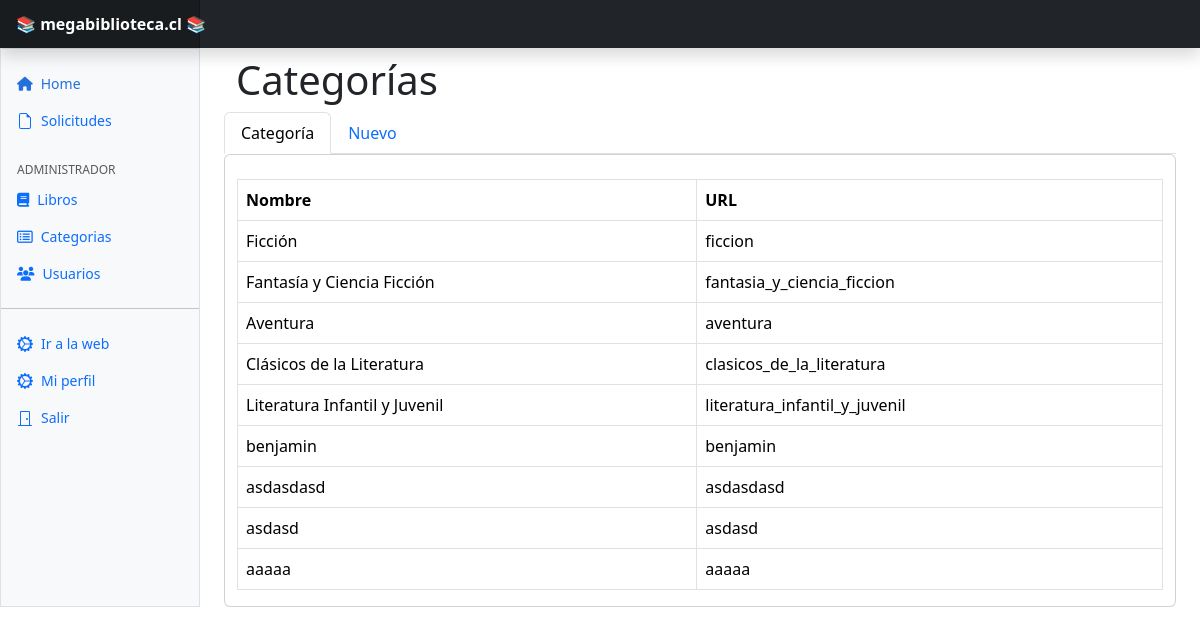
Page /administrador/categoria on the earlier database version.
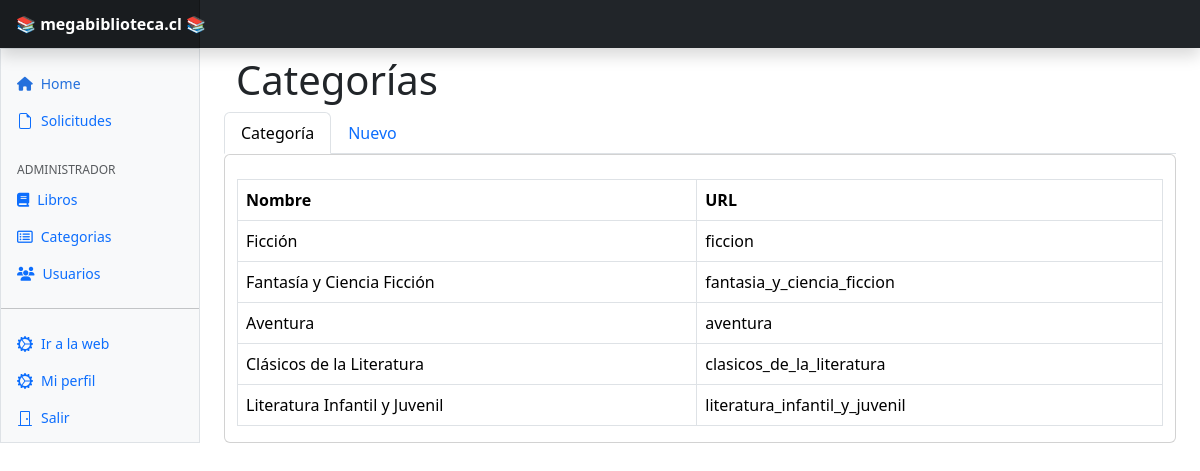
Same page on the later database version.
### biblioteca/models.py (models this page shows, shortened)
class Categoria(models.Model):
    nombre = models.CharField(max_length=100)
    url = models.CharField(max_length=100, null=True, blank=True)

### biblioteca/routes/viewsAdmin.py (the view)
# urls.py: path('administrador/categoria', viewsAdmin.admin_lista_categoria, name='admin_lista_categoria'),
def admin_lista_categoria(request):
    categorias = Categoria.objects.all()
    return render(request, 'administrador/categoria/index.html', {'categorias': categorias})

### biblioteca/templates/administrador/categoria/index.html (shortened to what this page needs)
{% extends 'layouts/admin/app.html' %}
{% load static %}
{% block contenido %}
  <div class="container">
    <div class="row">
      <h1 class="mt-2">Categorías</h1>
      <ul class="nav nav-tabs">
        <li class="nav-item">
          <a class="nav-link active" href="#">Categoría</a>
        </li>
        <li class="nav-item">
          <a class="nav-link" href="{% url 'admin_create_categoria' %}">Nuevo</a>
        </li>
      </ul>
      <div class="card">
        <table class="table table-bordered mt-4">
          <thead>
            <tr>
              <th scope="col">Nombre</th>
              <th scope="col">URL</th>
            </tr>
          </thead>
          <tbody>
            {% for categoria in categorias %}
              <tr>
                <td>{{ categoria.nombre }}</td>
                <td>{{ categoria.url }}</td>
              </tr>
            {% endfor %}
          </tbody>
        </table>
      </div>
    </div>
  </div>
{% endblock %}

### biblioteca/templates/layouts/admin/app.html (shortened to what this page needs)
{% extends 'layouts/admin/base.html' %}
{% load static %}
{% block css %}
  <link href="https://cdn.jsdelivr.net/npm/bootstrap-icons@1.10.5/font/bootstrap-icons.min.css" rel="stylesheet" />
  <link href="{% static 'css/admin.css' %}" rel="stylesheet" />
{% endblock %}
{% block app %}
  <header class="navbar sticky-top bg-dark flex-md-nowrap p-0 shadow" data-bs-theme="dark">
    <a class="navbar-brand col-md-3 col-lg-2 me-0 px-3 fs-6 text-white" href="#"><strong>📚 megabiblioteca.cl 📚</strong></a>
  </header>
  <div class="container-fluid">
    <div class="row">
      {% include 'layouts/admin/_menu.html' %}
      <main class="col-md-9 ms-sm-auto col-lg-10 px-md-4">
        {% block contenido %}
        {% endblock %}
      </main>
    </div>
  </div>
{% endblock %}

### biblioteca/templates/layouts/admin/base.html (shortened to what this page needs)
{% load static %}
<!DOCTYPE html>
<html lang="es">
  <head>
    <link href="https://cdn.jsdelivr.net/npm/bootstrap@5.3.2/dist/css/bootstrap.min.css" rel="stylesheet" />
    <link rel="stylesheet" href="https://cdnjs.cloudflare.com/ajax/libs/font-awesome/6.4.2/css/all.min.css" />
    {% block css %}
    {% endblock %}
  </head>
  <body>
    {% block app %}
    {% endblock %}
  </body>
</html>

### biblioteca/templates/layouts/admin/_menu.html (shortened to what this page needs)
<div class="sidebar border border-right col-md-3 col-lg-2 p-0 bg-body-tertiary">
  <div class="offcanvas-md offcanvas-start bg-body-tertiary" tabindex="-1" id="sidebarMenu" aria-labelledby="sidebarMenuLabel">
    <div class="offcanvas-body d-md-flex flex-column p-0 pt-lg-3 overflow-y-auto">
      <ul class="nav flex-column">
        <li class="nav-item">
          <a class="nav-link d-flex align-items-center gap-2 active" aria-current="page" href="{% url 'admin_index' %}"><div class="fas fa-home"></div>Home</a>
        </li>
        <li class="nav-item">
          <a class="nav-link d-flex align-items-center gap-2" href="#">
            <svg class="bi">
              <use xlink:href="#file-earmark" />
            </svg>Solicitudes
          </a>
        </li>
      </ul>
      <h6 class="sidebar-heading d-flex justify-content-between align-items-center px-3 mt-4 mb-1 text-body-secondary text-uppercase"><span>Administrador</span></h6>
      <ul class="nav flex-column mb-auto">
        <li class="nav-item">
          <a class="nav-link d-flex align-items-center gap-2" href="{% url 'admin_lista_libro' %}">
            <i class="fa fa-book"></i>
            Libros
          </a>
        </li>
        <li class="nav-item">
          <a class="nav-link d-flex align-items-center gap-2" href="{% url 'admin_lista_categoria' %}">
            <i class="fa-regular fa-rectangle-list"></i>
            Categorias
          </a>
        </li>
        <li class="nav-item">
          <a class="nav-link d-flex align-items-center gap-2" href="#">
            <i class="fa fa-users"></i>
            Usuarios
          </a>
        </li>
      </ul>
      <hr class="my-3" />
      <ul class="nav flex-column mb-auto">
        <li class="nav-item">
          <a class="nav-link d-flex align-items-center gap-2" href="#">
            <svg class="bi">
              <use xlink:href="#gear-wide-connected" />
            </svg>Ir a la web
          </a>
        </li>
        <li class="nav-item">
          <a class="nav-link d-flex align-items-center gap-2" href="#">
            <svg class="bi">
              <use xlink:href="#gear-wide-connected" />
            </svg>Mi perfil
          </a>
        </li>
        <li class="nav-item">
          <a class="nav-link d-flex align-items-center gap-2" href="{% url 'logout' %}">
            <svg class="bi">
              <use xlink:href="#door-closed" />
            </svg>Salir
          </a>
        </li>
      </ul>
    </div>
  </div>
</div>

### biblioteca/templates/layouts/admin/app.html (style rules this page uses)
.bi { vertical-align: -0.125em; fill: currentColor; }

Differences in the rows shown:
removed Categoria: nombre "benjamin", url "benjamin"
removed Categoria: nombre "asdasdasd", url "asdasdasd"
removed Categoria: nombre "asdasd", url "asdasd"
removed Categoria: nombre "aaaaa", url "aaaaa"
